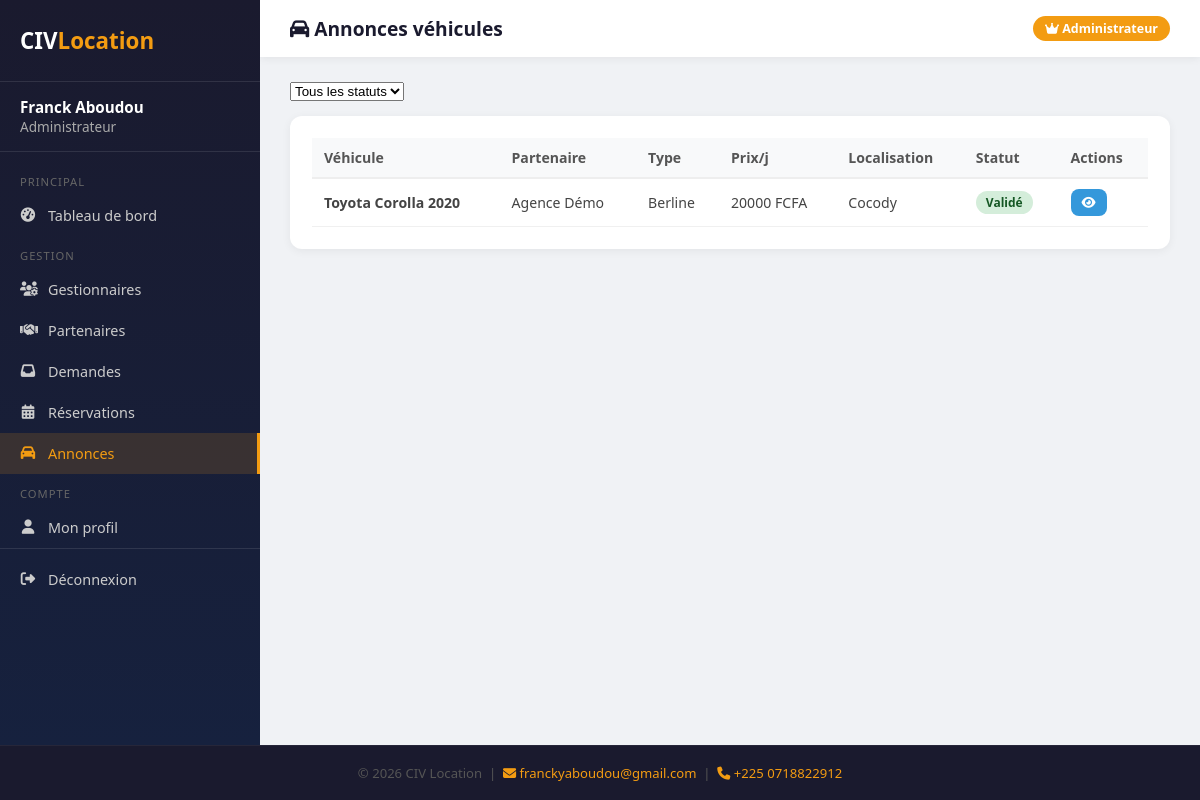
The app's page /gestion/annonces/ (signed in) with its own data.
### gestion/models.py (models this page shows, shortened)
class UtilisateurInterne(models.Model):
    ROLE_CHOICES = [
        ('admin', 'Administrateur'),
        ('gestionnaire', 'Gestionnaire'),
    ]
    STATUT_CHOICES = [
        ('actif', 'Actif'),
        ('suspendu', 'Suspendu'),
    ]
    nom = models.CharField(max_length=100)
    prenom = models.CharField(max_length=100)
    email = models.EmailField(unique=True)
    mot_de_passe = models.CharField(max_length=255)
    telephone = models.CharField(max_length=20, blank=True)
    photo_profil = models.ImageField(upload_to='profils/', blank=True, null=True)
    role = models.CharField(max_length=20, choices=ROLE_CHOICES)
    statut = models.CharField(max_length=20, choices=STATUT_CHOICES, default='actif')
    derniere_connexion = models.DateTimeField(null=True, blank=True)
    date_creation = models.DateTimeField(default=timezone.now)
    class Meta:
        verbose_name = 'Utilisateur interne'
        verbose_name_plural = 'Utilisateurs internes'
        ordering = ['-date_creation']

### public/models.py (models this page shows, shortened)
class Vehicule(models.Model):
    TYPE_CHOICES = [
        ('berline', 'Berline'),
        ('suv', 'SUV'),
        ('pickup', 'Pick-up'),
        ('minibus', 'Minibus'),
        ('citadine', 'Citadine'),
        ('utilitaire', 'Utilitaire'),
        ('4x4', '4x4'),
        ('van', 'Van'),
    ]
    TRANSMISSION_CHOICES = [
        ('manuelle', 'Manuelle'),
        ('automatique', 'Automatique'),
    ]
    STATUT_CHOICES = [
        ('en_attente', 'En attente'),
        ('valide', 'Validé'),
        ('rejete', 'Rejeté'),
    ]
    partenaire = models.ForeignKey(Partenaire, on_delete=models.CASCADE, related_name='vehicules')
    marque = models.CharField(max_length=100)
    modele = models.CharField(max_length=100)
    annee = models.PositiveIntegerField()
    type_vehicule = models.CharField(max_length=20, choices=TYPE_CHOICES)
    couleur = models.CharField(max_length=50)
    nombre_places = models.PositiveIntegerField()
    transmission = models.CharField(max_length=20, choices=TRANSMISSION_CHOICES)
    climatisation = models.BooleanField(default=True)
    prix_par_jour = models.DecimalField(max_digits=10, decimal_places=0)
    localisation = models.CharField(max_length=200)
    disponible = models.BooleanField(default=True)
    description = models.TextField(blank=True)
    statut_validation = models.CharField(max_length=20, choices=STATUT_CHOICES, default='en_attente')
    date_ajout = models.DateTimeField(default=timezone.now)
    vues = models.PositiveIntegerField(default=0)
    class Meta:
        verbose_name = 'Véhicule'
        verbose_name_plural = 'Véhicules'
        ordering = ['-date_ajout']

class Partenaire(models.Model):
    STATUT_CHOICES = [
        ('en_attente', 'En attente'),
        ('actif', 'Actif'),
        ('suspendu', 'Suspendu'),
    ]
    nom_agence = models.CharField(max_length=200)
    nom_responsable = models.CharField(max_length=100)
    prenom_responsable = models.CharField(max_length=100)
    email = models.EmailField(unique=True)
    telephone = models.CharField(max_length=20)
    adresse = models.TextField()
    ville = models.CharField(max_length=100)
    logo = models.ImageField(upload_to='partenaires/logos/', blank=True, null=True)
    document_justificatif = models.FileField(upload_to='partenaires/documents/', blank=True, null=True)
    mot_de_passe = models.CharField(max_length=255)
    statut = models.CharField(max_length=20, choices=STATUT_CHOICES, default='en_attente')
    date_inscription = models.DateTimeField(default=timezone.now)
    derniere_connexion = models.DateTimeField(null=True, blank=True)
    class Meta:
        verbose_name = 'Partenaire'
        verbose_name_plural = 'Partenaires'
        ordering = ['-date_inscription']

### gestion/views.py (the view)
    def wrapper(request, *args, **kwargs):
        if not request.session.get('utilisateur_id'):
            return redirect('gestion_connexion')
        try:
            u = UtilisateurInterne.objects.get(pk=request.session['utilisateur_id'])
            if u.statut == 'suspendu':
                request.session.flush()
                return redirect('gestion_connexion')
            request.utilisateur = u
        except UtilisateurInterne.DoesNotExist:
            request.session.flush()
            return redirect('gestion_connexion')
        return view_func(request, *args, **kwargs)

### gestion/views.py (called while the page is built)
def login_required_interne(view_func):
    def wrapper(request, *args, **kwargs):
        if not request.session.get('utilisateur_id'):
            return redirect('gestion_connexion')
        try:
            u = UtilisateurInterne.objects.get(pk=request.session['utilisateur_id'])
            if u.statut == 'suspendu':
                request.session.flush()
                return redirect('gestion_connexion')
            request.utilisateur = u
        except UtilisateurInterne.DoesNotExist:
            request.session.flush()
            return redirect('gestion_connexion')
        return view_func(request, *args, **kwargs)
    return wrapper

@login_required_interne
def annonces(request):
    u = request.utilisateur
    statut_filtre = request.GET.get('statut', '')
    qs = Vehicule.objects.select_related('partenaire')
    if statut_filtre:
        qs = qs.filter(statut_validation=statut_filtre)
    return render(request, 'gestion/annonces.html', {
        'utilisateur': u, 'vehicules': qs, 'statut_filtre': statut_filtre,
    })

### gestion/templates/gestion/annonces.html (shortened to what this page needs)
{% extends "gestion/base_admin.html" %}
{% block page_title %}<i class="fas fa-car"></i> Annonces véhicules{% endblock %}
{% block content %}
    <div style="margin-bottom:15px">
      <form method="get" style="display:flex;gap:10px">
        <select name="statut" onchange="this.form.submit()">
          <option value="">Tous les statuts</option>
        </select>
      </form>
    </div>
    <div class="card">
      <table>
        <thead><tr><th>Véhicule</th><th>Partenaire</th><th>Type</th><th>Prix/j</th><th>Localisation</th><th>Statut</th><th>Actions</th></tr></thead>
        <tbody>
        {% for v in vehicules %}
        <tr>
          <td><strong>{{ v.marque }} {{ v.modele }} {{ v.annee }}</strong></td>
          <td>{{ v.partenaire.nom_agence }}</td>
          <td>{{ v.get_type_vehicule_display }}</td>
          <td>{{ v.prix_par_jour|floatformat:0 }} FCFA</td>
          <td>{{ v.localisation }}</td>
          <td><span class="badge badge-{{ v.statut_validation }}">{{ v.get_statut_validation_display }}</span></td>
          <td><a href="{% url 'gestion_annonce_detail' v.pk %}" class="btn btn-sm btn-info"><i class="fas fa-eye"></i></a></td>
        </tr>
        {% empty %}
        <tr><td colspan="7"><div class="empty">Aucune annonce</div></td></tr>
        {% endfor %}
        </tbody>
      </table>
    </div>
{% endblock %}

### gestion/templates/gestion/base_admin.html (shortened to what this page needs)
<!DOCTYPE html>
<html lang="fr">
<head>
<link rel="stylesheet" href="https://cdnjs.cloudflare.com/ajax/libs/font-awesome/6.4.0/css/all.min.css">
</head>
<body>
<div class="app-wrapper">
<div class="sidebar">
  <div class="sidebar-logo">CIV<span>Location</span></div>
  <div class="sidebar-user">
    <strong>{{ utilisateur.prenom }} {{ utilisateur.nom }}</strong>
    {% if utilisateur.role == 'admin' %}Administrateur{% else %}Gestionnaire{% endif %}
  </div>
  <nav class="nav">
    {% if utilisateur.role == 'admin' %}
      <div class="nav-section">Principal</div>
      <a href="{% url 'gestion_admin_dashboard' %}" {% if request.resolver_match.url_name == 'gestion_admin_dashboard' %}class="active"{% endif %}><i class="fas fa-tachometer-alt"></i> Tableau de bord</a>
      <div class="nav-section">Gestion</div>
      <a href="{% url 'gestion_gestionnaires' %}" {% if request.resolver_match.url_name == 'gestion_gestionnaires' %}class="active"{% endif %}><i class="fas fa-users-cog"></i> Gestionnaires</a>
      <a href="{% url 'gestion_partenaires' %}" {% if request.resolver_match.url_name == 'gestion_partenaires' %}class="active"{% endif %}><i class="fas fa-handshake"></i> Partenaires</a>
      <a href="{% url 'gestion_demandes_partenaires' %}" {% if request.resolver_match.url_name == 'gestion_demandes_partenaires' %}class="active"{% endif %}><i class="fas fa-inbox"></i> Demandes</a>
      <a href="{% url 'gestion_reservations' %}" {% if request.resolver_match.url_name == 'gestion_reservations' %}class="active"{% endif %}><i class="fas fa-calendar-alt"></i> Réservations</a>
      <a href="{% url 'gestion_annonces' %}" {% if request.resolver_match.url_name == 'gestion_annonces' %}class="active"{% endif %}><i class="fas fa-car"></i> Annonces</a>
    {% endif %}
    <div class="nav-section">Compte</div>
    <a href="{% url 'gestion_profil' %}" {% if request.resolver_match.url_name == 'gestion_profil' %}class="active"{% endif %}><i class="fas fa-user"></i> Mon profil</a>
    <div class="nav-deconnexion">
      <a href="{% url 'gestion_deconnexion' %}"><i class="fas fa-sign-out-alt"></i> Déconnexion</a>
    </div>
  </nav>
</div>
<div class="main">
  <div class="topbar">
    <h1>{% block page_title %}<i class="fas fa-home"></i> Tableau de bord{% endblock %}</h1>
    {% block topbar_right %}<span class="badge-role">{% if utilisateur.role == 'admin' %}<i class="fas fa-crown"></i> Administrateur{% else %}<i class="fas fa-user-tie"></i> Gestionnaire{% endif %}</span>{% endblock %}
  </div>
  <div class="content">
    {% block content %}{% endblock %}
  </div>
</div>
</div>
<footer class="footer-interne">
  <p>© 2026 CIV Location &nbsp;|&nbsp;
  <a href="mailto:franckyaboudou@gmail.com"><i class="fas fa-envelope"></i> franckyaboudou@gmail.com</a>
  &nbsp;|&nbsp;
  <a href="tel:+2250718822912"><i class="fas fa-phone"></i> +225 0718822912</a>
  </p>
</footer>
</body>
</html>

### records on screen
UtilisateurInterne: prenom "Franck", nom "Aboudou"
Vehicule: marque "Toyota", modele "Corolla", annee "2020", partenaire.nom_agence "Agence Démo", type_vehicule "Berline", prix_par_jour "20000", localisation "Cocody", statut_validation "Validé"
